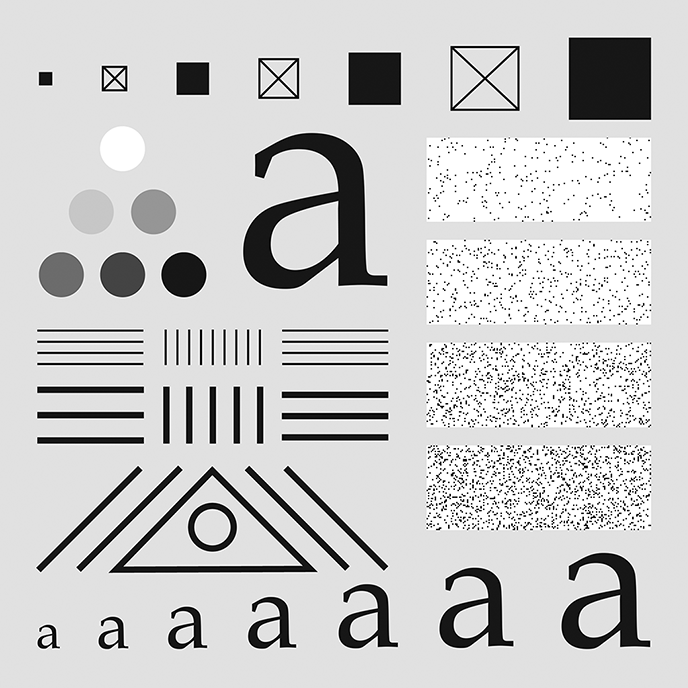
#> input picture characterTestPattern688.tif, 688 x 688 px
$ python TestBoxcarZeroPadding.py
#> lines starting #> are read from the running program, lines starting #| are printed output that depends on the picture
import numpy as np
import scipy.ndimage
from scipy import signal, misc
import matplotlib.pyplot as plt
import cv2
from pylab import *

def BoxcarZeroPadding(image,k):
    kernel = np.ones((k,k))
    kernel_1 = kernel/pow(k,2)
    #print(kernel_1)
    output = scipy.signal.convolve2d(image,kernel_1,mode='same',boundary='fill')
    return output

img = cv2.imread('characterTestPattern688.tif',cv2.IMREAD_GRAYSCALE)
#> img is the input picture: shape (688, 688); min 0, max 255, mean 203.9

output = BoxcarZeroPadding(img,35)/255
#> in BoxcarZeroPadding, `output = scipy.signal.convolve2d(image,kernel_1,mode='same',boundary='..`:
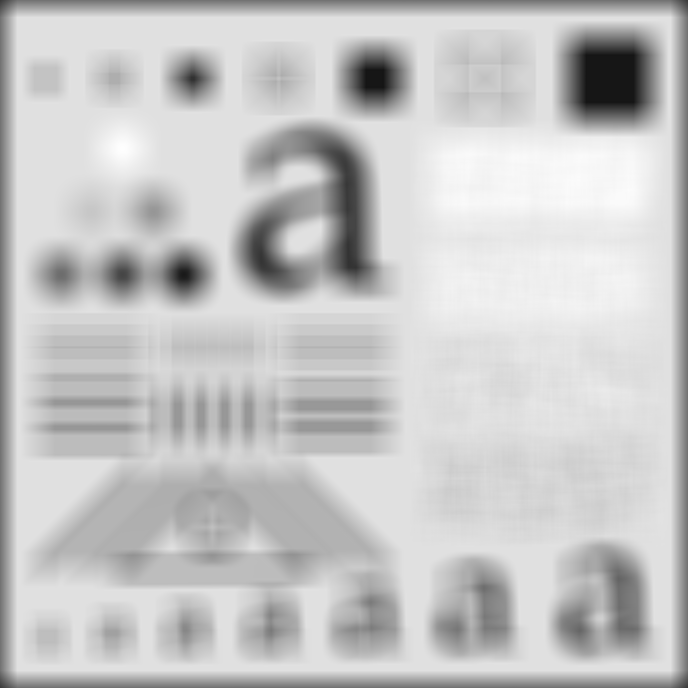
#> output: shape (688, 688) float64; min 21.04, max 254.4, mean 198.3
cv2.imshow('input',img)
cv2.imshow('output',output)
cv2.waitKey()
